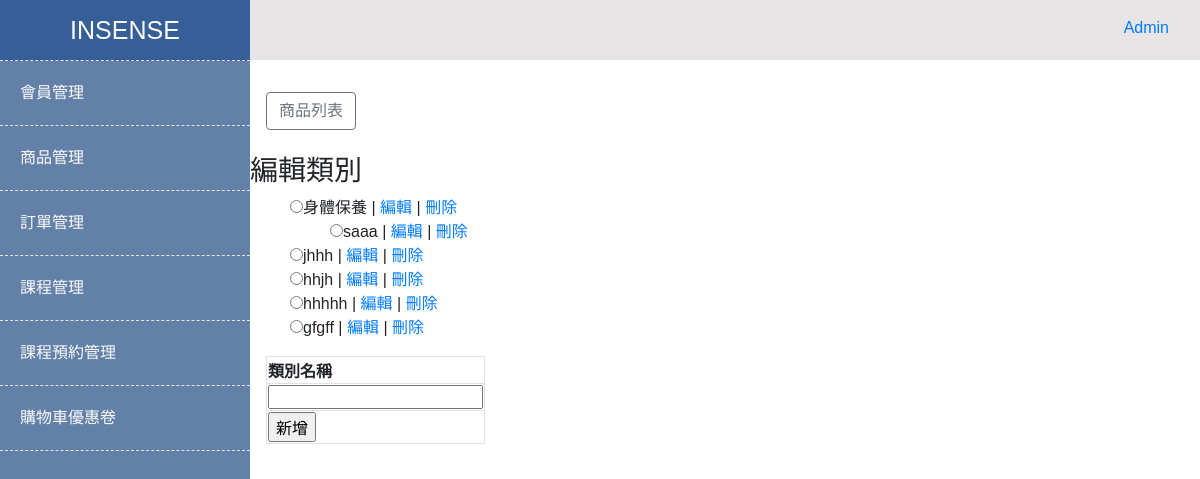
The page /admin/Insense/backStage/category.php (signed in) on the database as committed earlier.
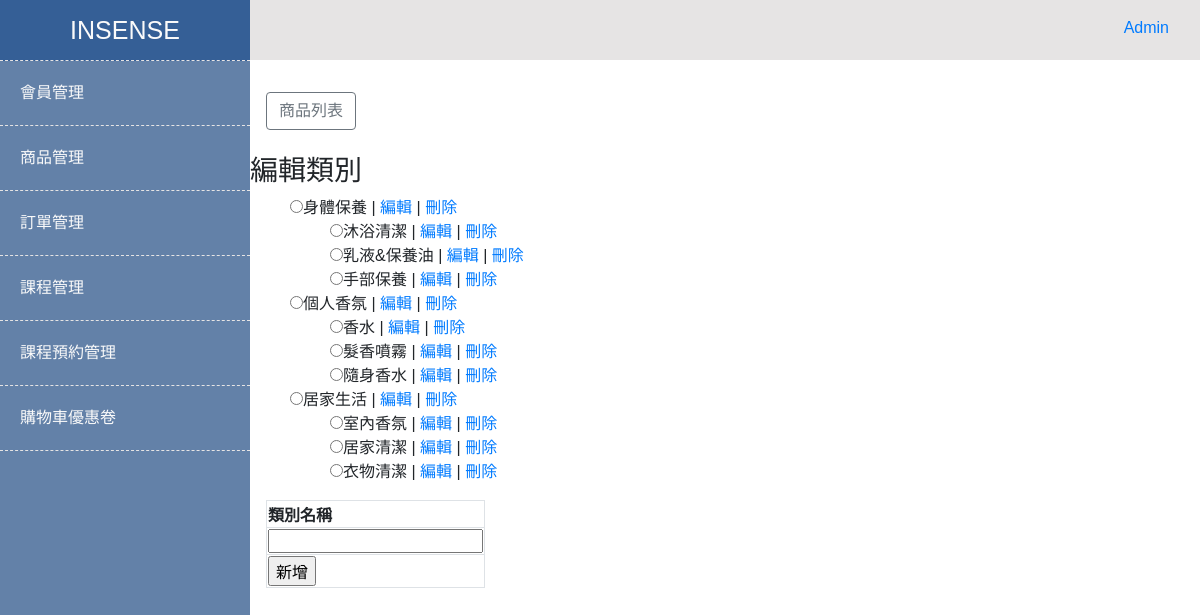
The same page on the database as committed later.
### tables this page shows
CREATE TABLE `categories` (
  `categoryId` int(11) NOT NULL COMMENT '流水號',
  `categoryName` varchar(100) NOT NULL COMMENT '類別名稱',
  `categoryParentId` int(11) NOT NULL DEFAULT '0' COMMENT '上層編號',
  `created_at` datetime NOT NULL DEFAULT CURRENT_TIMESTAMP COMMENT '新增時間',
  `updated_at` datetime NOT NULL DEFAULT CURRENT_TIMESTAMP ON UPDATE CURRENT_TIMESTAMP COMMENT '更新時間'
);

### admin/Insense/backStage/category.php (the view, shortened to what this page needs)
<?php
function buildTree($pdo, $parentId = 0)
{
  $sql = "SELECT `categoryId`, `categoryName`, `categoryParentId`
            FROM `categories`
            WHERE `categoryParentId` = ?";
  $stmt = $pdo->prepare($sql);
  $arrParam = [$parentId];
  $stmt->execute($arrParam);
  if ($stmt->rowCount() > 0) {
    echo "<ul>";
    $arr = $stmt->fetchAll(PDO::FETCH_ASSOC);
    for ($i = 0; $i < count($arr); $i++) {
      echo "<li>";
      echo "<input type='radio' name='categoryId' value='" . $arr[$i]['categoryId'] . "' />";
      echo $arr[$i]['categoryName'];
      echo " | <a href='./editCategory.php?editCategoryId=" . $arr[$i]['categoryId'] . "'>編輯</a>";
      echo " | <a href='../action/deleteCategory.php?deleteCategoryId=" . $arr[$i]['categoryId'] . "'>刪除</a>";
      buildTree($pdo, $arr[$i]['categoryId']);
      echo "</li>";
    }
    echo "</ul>";
  }
}
?>
<?php
require_once('../templates/header.php');
require_once('../templates/leftSideBar.php');
require_once('../templates/rightContainer.php');
?>
<br>
<a class="btn btn-outline-secondary ml-3" href="./admin.php" role="button">商品列表</a>
<br>
<br>
<h3>編輯類別</h3>
<form name="myForm" method="POST" action="../action/insertCategory.php">
  <?php buildTree($pdo, 0); ?>
  <table class="border ml-3">
    <thead>
      <tr>
        <th class="border">類別名稱</th>
      </tr>
    </thead>
    <tbody>
      <tr>
        <td class="border">
          <input type="text" name="categoryName" value="" maxlength="100" />
        </td>
      </tr>
    </tbody>
    <tfoot>
      <tr>
        <td class="border"><input type="submit" name="smb" value="新增"></td>
      </tr>
    </tfoot>
  </table>
</form>
<?php
require_once('../templates/footer.php');
?>

Rows that differ between the two databases and show on the page:
removed categories: categoryName "saaa", shown under "身體保養"
removed categories: categoryName "jhhh", shown under "編輯類別"
removed categories: categoryName "hhjh", shown under "編輯類別"
removed categories: categoryName "hhhhh", shown under "編輯類別"
removed categories: categoryName "gfgff", shown under "編輯類別"
added categories: categoryName "沐浴清潔", shown under "身體保養"
added categories: categoryName "乳液&保養油", shown under "身體保養"
added categories: categoryName "手部保養", shown under "身體保養"
added categories: categoryName "個人香氛", shown under "編輯類別"
added categories: categoryName "香水", shown under "個人香氛"
added categories: categoryName "髮香噴霧", shown under "個人香氛"
added categories: categoryName "隨身香水", shown under "個人香氛"
added categories: categoryName "居家生活", shown under "編輯類別"
added categories: categoryName "室內香氛", shown under "居家生活"
added categories: categoryName "居家清潔", shown under "居家生活"
added categories: categoryName "衣物清潔", shown under "居家生活"
